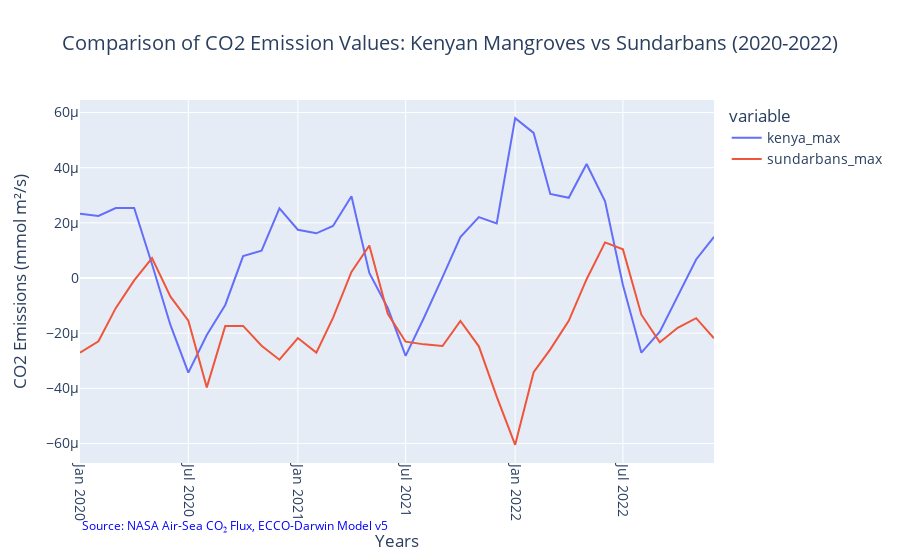

Notebook source saved alongside this figure:
### Code cell
import plotly.express as px

# Step 4: Plot both time series on the same graph for comparison
fig = px.line(
    combined_df, 
    x="date", 
    y=["kenya_max", "sundarbans_max"],  # Plot both max values
    labels={"value": "CO2 Emissions (mmol m²/s)", "date": "Years"}, 
    title="Comparison of CO2 Emission Values: Kenyan Mangroves vs Sundarbans (2020-2022)"
)

# Customize layout
fig.update_layout(
    title_x=0.5,  # Center the title
    hovermode="x unified",  # Unified tooltips on hover
    font=dict(size=14),
)

# Rotate x-axis labels for readability
fig.update_xaxes(tickangle=90)

# Add data source annotation
fig.add_annotation(
    text="Source: NASA Air-Sea CO₂ Flux, ECCO-Darwin Model v5",
    xref="paper", yref="paper",
    x=0, y=-0.2, showarrow=False,
    font=dict(size=12, color="blue"),
    xanchor="left", yanchor="auto"
)

# Show the interactive plot
fig.show()

### Figure 1 — Plotly figure (JSON) as saved in the notebook; plotly's stock layout.template omitted (floating-point values rounded to 4 significant figures)
{"data": [{"hovertemplate": "variable=kenya_max<br>Years=%{x}<br>CO2 Emissions (mmol m²/s)=%{y}<extra></extra>", "legendgroup": "kenya_max", "line": {"color": "#636efa", "dash": "solid"}, "marker": {"symbol": "circle"}, "mode": "lines", "name": "kenya_max", "orientation": "v", "showlegend": true, "type": "scatter", "x": ["2020-01-01T00:00:00+00:00", "2020-02-01T00:00:00+00:00", "2020-03-01T00:00:00+00:00", "2020-04-01T00:00:00+00:00", "2020-05-01T00:00:00+00:00", "2020-06-01T00:00:00+00:00", "2020-07-01T00:00:00+00:00", "2020-08-01T00:00:00+00:00", "2020-09-01T00:00:00+00:00", "2020-10-01T00:00:00+00:00", "2020-11-01T00:00:00+00:00", "2020-12-01T00:00:00+00:00", "2021-01-01T00:00:00+00:00", "2021-02-01T00:00:00+00:00", "2021-03-01T00:00:00+00:00", "2021-04-01T00:00:00+00:00", "2021-05-01T00:00:00+00:00", "2021-06-01T00:00:00+00:00", "2021-07-01T00:00:00+00:00", "2021-08-01T00:00:00+00:00", "2021-09-01T00:00:00+00:00", "2021-10-01T00:00:00+00:00", "2021-11-01T00:00:00+00:00", "2021-12-01T00:00:00+00:00", "2022-01-01T00:00:00+00:00", "2022-02-01T00:00:00+00:00", "2022-03-01T00:00:00+00:00", "2022-04-01T00:00:00+00:00", "2022-05-01T00:00:00+00:00", "2022-06-01T00:00:00+00:00", "2022-07-01T00:00:00+00:00", "2022-08-01T00:00:00+00:00", "2022-09-01T00:00:00+00:00", "2022-10-01T00:00:00+00:00", "2022-11-01T00:00:00+00:00", "2022-12-01T00:00:00+00:00"], "xaxis": "x", "y": [2.332e-05, 2.253e-05, 2.537e-05, 2.537e-05, 4.984e-06, -1.712e-05, -3.433e-05, -2.066e-05, -9.769e-06, 7.931e-06, 9.907e-06, 2.523e-05, 1.75e-05, 1.621e-05, 1.889e-05, 2.966e-05, 1.826e-06, -1.085e-05, -2.825e-05, -1.434e-05, 3.351e-07, 1.487e-05, 2.208e-05, 1.981e-05, 5.797e-05, 5.261e-05, 3.049e-05, 2.907e-05, 4.135e-05, 2.783e-05, -2.549e-06, -2.707e-05, -1.95e-05, -6.336e-06, 6.71e-06, 1.494e-05], "yaxis": "y"}, {"hovertemplate": "variable=sundarbans_max<br>Years=%{x}<br>CO2 Emissions (mmol m²/s)=%{y}<extra></extra>", "legendgroup": "sundarbans_max", "line": {"color": "#EF553B", "dash": "solid"}, "marker": {"symbol": "circle"}, "mode": "lines", "name": "sundarbans_max", "orientation": "v", "showlegend": true, "type": "scatter", "x": ["2020-01-01T00:00:00+00:00", "2020-02-01T00:00:00+00:00", "2020-03-01T00:00:00+00:00", "2020-04-01T00:00:00+00:00", "2020-05-01T00:00:00+00:00", "2020-06-01T00:00:00+00:00", "2020-07-01T00:00:00+00:00", "2020-08-01T00:00:00+00:00", "2020-09-01T00:00:00+00:00", "2020-10-01T00:00:00+00:00", "2020-11-01T00:00:00+00:00", "2020-12-01T00:00:00+00:00", "2021-01-01T00:00:00+00:00", "2021-02-01T00:00:00+00:00", "2021-03-01T00:00:00+00:00", "2021-04-01T00:00:00+00:00", "2021-05-01T00:00:00+00:00", "2021-06-01T00:00:00+00:00", "2021-07-01T00:00:00+00:00", "2021-08-01T00:00:00+00:00", "2021-09-01T00:00:00+00:00", "2021-10-01T00:00:00+00:00", "2021-11-01T00:00:00+00:00", "2021-12-01T00:00:00+00:00", "2022-01-01T00:00:00+00:00", "2022-02-01T00:00:00+00:00", "2022-03-01T00:00:00+00:00", "2022-04-01T00:00:00+00:00", "2022-05-01T00:00:00+00:00", "2022-06-01T00:00:00+00:00", "2022-07-01T00:00:00+00:00", "2022-08-01T00:00:00+00:00", "2022-09-01T00:00:00+00:00", "2022-10-01T00:00:00+00:00", "2022-11-01T00:00:00+00:00", "2022-12-01T00:00:00+00:00"], "xaxis": "x", "y": [-2.708e-05, -2.293e-05, -1.093e-05, -8.774e-07, 7.186e-06, -6.785e-06, -1.546e-05, -3.967e-05, -1.741e-05, -1.736e-05, -2.455e-05, -2.963e-05, -2.178e-05, -2.707e-05, -1.446e-05, 2.201e-06, 1.179e-05, -1.301e-05, -2.309e-05, -2.407e-05, -2.465e-05, -1.556e-05, -2.478e-05, -4.303e-05, -6.05e-05, -3.418e-05, -2.586e-05, -1.552e-05, -4.439e-07, 1.291e-05, 1.038e-05, -1.33e-05, -2.33e-05, -1.807e-05, -1.458e-05, -2.185e-05], "yaxis": "y"}], "layout": {"annotations": [{"font": {"color": "blue", "size": 12}, "showarrow": false, "text": "Source: NASA Air-Sea CO₂ Flux, ECCO-Darwin Model v5", "x": 0, "xanchor": "left", "xref": "paper", "y": -0.2, "yanchor": "auto", "yref": "paper"}], "font": {"size": 14}, "hovermode": "x unified", "legend": {"title": {"text": "variable"}, "tracegroupgap": 0}, "title": {"text": "Comparison of CO2 Emission Values: Kenyan Mangroves vs Sundarbans (2020-2022)", "x": 0.5}, "xaxis": {"anchor": "y", "domain": [0, 1], "tickangle": 90, "title": {"text": "Years"}}, "yaxis": {"anchor": "x", "domain": [0, 1], "title": {"text": "CO2 Emissions (mmol m²/s)"}}}}
